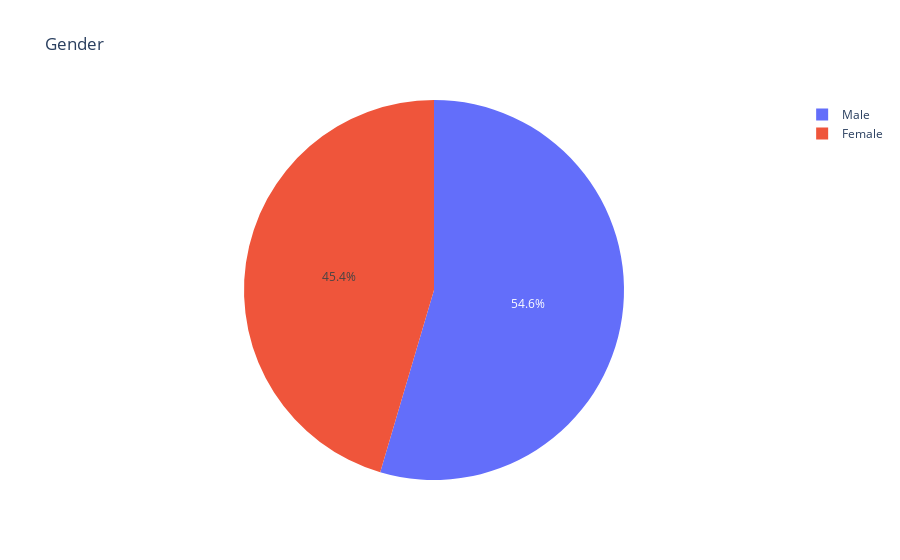

Here is the notebook cell this chart was saved with:
### Code cell
labels = ['Male','Female']
values = dataset["Gender"].value_counts().values.tolist()

fig = go.Figure(data = [go.Pie(labels = labels, values = values)],layout = go.Layout(title = go.layout.Title(text = 'Gender')))
fig.show()

### Figure 1 — Plotly figure (JSON) as saved in the notebook; plotly's stock layout.template omitted (floating-point values rounded to 4 significant figures)
{"data": [{"labels": ["Male", "Female"], "type": "pie", "values": [5457, 4543]}], "layout": {"title": {"text": "Gender"}}}
